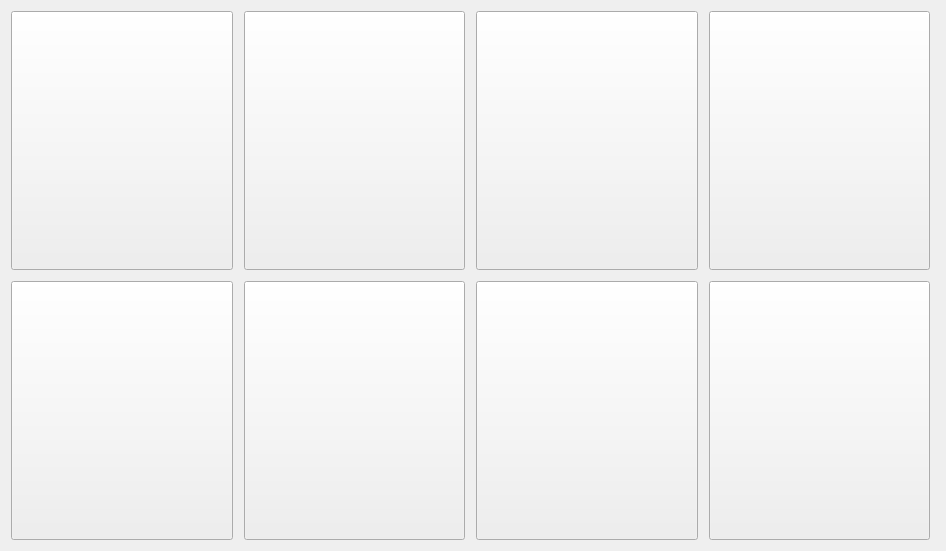
<?xml version="1.0" encoding="UTF-8"?>
<ui version="4.0">
 <class>buttonPilot</class>
 <widget class="QWidget" name="buttonPilot">
  <property name="geometry">
   <rect>
    <x>0</x>
    <y>0</y>
    <width>946</width>
    <height>551</height>
   </rect>
  </property>
  <property name="windowTitle">
   <string>Form</string>
  </property>
  <layout class="QGridLayout" name="gridLayout_2">
   <item row="0" column="1">
    <layout class="QGridLayout" name="gridLayout">
     <item row="2" column="0">
      <widget class="QPushButton" name="pushButton_5">
       <property name="sizePolicy">
        <sizepolicy hsizetype="Expanding" vsizetype="Expanding">
         <horstretch>0</horstretch>
         <verstretch>0</verstretch>
        </sizepolicy>
       </property>
       <property name="icon">
        <iconset resource="resource.qrc">
         <normaloff>:/icons/telescope.svg</normaloff>:/icons/telescope.svg</iconset>
       </property>
       <property name="iconSize">
        <size>
         <width>95</width>
         <height>95</height>
        </size>
       </property>
       <property name="flat">
        <bool>false</bool>
       </property>
      </widget>
     </item>
     <item row="0" column="3">
      <spacer name="horizontalSpacer_2">
       <property name="orientation">
        <enum>Qt::Horizontal</enum>
       </property>
       <property name="sizeType">
        <enum>QSizePolicy::Fixed</enum>
       </property>
       <property name="sizeHint" stdset="0">
        <size>
         <width>5</width>
         <height>5</height>
        </size>
       </property>
      </spacer>
     </item>
     <item row="0" column="6">
      <widget class="QPushButton" name="pushButton_4">
       <property name="sizePolicy">
        <sizepolicy hsizetype="Expanding" vsizetype="Expanding">
         <horstretch>0</horstretch>
         <verstretch>0</verstretch>
        </sizepolicy>
       </property>
       <property name="icon">
        <iconset resource="resource.qrc">
         <normaloff>:/icons/connect.svg</normaloff>:/icons/connect.svg</iconset>
       </property>
       <property name="iconSize">
        <size>
         <width>100</width>
         <height>100</height>
        </size>
       </property>
       <property name="flat">
        <bool>false</bool>
       </property>
      </widget>
     </item>
     <item row="1" column="2">
      <spacer name="verticalSpacer">
       <property name="orientation">
        <enum>Qt::Vertical</enum>
       </property>
       <property name="sizeType">
        <enum>QSizePolicy::Fixed</enum>
       </property>
       <property name="sizeHint" stdset="0">
        <size>
         <width>5</width>
         <height>5</height>
        </size>
       </property>
      </spacer>
     </item>
     <item row="0" column="2">
      <widget class="QPushButton" name="databaseButton">
       <property name="sizePolicy">
        <sizepolicy hsizetype="Expanding" vsizetype="Expanding">
         <horstretch>0</horstretch>
         <verstretch>0</verstretch>
        </sizepolicy>
       </property>
       <property name="icon">
        <iconset resource="resource.qrc">
         <normaloff>:/icons/database.svg</normaloff>:/icons/database.svg</iconset>
       </property>
       <property name="iconSize">
        <size>
         <width>95</width>
         <height>95</height>
        </size>
       </property>
       <property name="flat">
        <bool>false</bool>
       </property>
      </widget>
     </item>
     <item row="0" column="0">
      <widget class="QPushButton" name="pilotButton">
       <property name="sizePolicy">
        <sizepolicy hsizetype="Expanding" vsizetype="Expanding">
         <horstretch>0</horstretch>
         <verstretch>0</verstretch>
        </sizepolicy>
       </property>
       <property name="icon">
        <iconset resource="resource.qrc">
         <normaloff>:/icons/remote-control.svg</normaloff>:/icons/remote-control.svg</iconset>
       </property>
       <property name="iconSize">
        <size>
         <width>100</width>
         <height>100</height>
        </size>
       </property>
       <property name="flat">
        <bool>false</bool>
       </property>
      </widget>
     </item>
     <item row="2" column="2">
      <widget class="QPushButton" name="pushButton">
       <property name="sizePolicy">
        <sizepolicy hsizetype="Expanding" vsizetype="Expanding">
         <horstretch>0</horstretch>
         <verstretch>0</verstretch>
        </sizepolicy>
       </property>
       <property name="icon">
        <iconset resource="resource.qrc">
         <normaloff>:/icons/info.svg</normaloff>:/icons/info.svg</iconset>
       </property>
       <property name="iconSize">
        <size>
         <width>90</width>
         <height>90</height>
        </size>
       </property>
       <property name="flat">
        <bool>false</bool>
       </property>
      </widget>
     </item>
     <item row="0" column="1">
      <spacer name="horizontalSpacer">
       <property name="orientation">
        <enum>Qt::Horizontal</enum>
       </property>
       <property name="sizeType">
        <enum>QSizePolicy::Fixed</enum>
       </property>
       <property name="sizeHint" stdset="0">
        <size>
         <width>5</width>
         <height>5</height>
        </size>
       </property>
      </spacer>
     </item>
     <item row="2" column="6">
      <widget class="QPushButton" name="exitButton">
       <property name="sizePolicy">
        <sizepolicy hsizetype="Expanding" vsizetype="Expanding">
         <horstretch>0</horstretch>
         <verstretch>0</verstretch>
        </sizepolicy>
       </property>
       <property name="icon">
        <iconset resource="resource.qrc">
         <normaloff>:/icons/exit.svg</normaloff>:/icons/exit.svg</iconset>
       </property>
       <property name="iconSize">
        <size>
         <width>90</width>
         <height>90</height>
        </size>
       </property>
       <property name="flat">
        <bool>false</bool>
       </property>
      </widget>
     </item>
     <item row="0" column="4">
      <widget class="QPushButton" name="settingsButton">
       <property name="sizePolicy">
        <sizepolicy hsizetype="Expanding" vsizetype="Expanding">
         <horstretch>0</horstretch>
         <verstretch>0</verstretch>
        </sizepolicy>
       </property>
       <property name="icon">
        <iconset resource="resource.qrc">
         <normaloff>:/icons/settings.svg</normaloff>:/icons/settings.svg</iconset>
       </property>
       <property name="iconSize">
        <size>
         <width>100</width>
         <height>100</height>
        </size>
       </property>
       <property name="flat">
        <bool>false</bool>
       </property>
      </widget>
     </item>
     <item row="0" column="7">
      <spacer name="horizontalSpacer_3">
       <property name="orientation">
        <enum>Qt::Horizontal</enum>
       </property>
       <property name="sizeType">
        <enum>QSizePolicy::Fixed</enum>
       </property>
       <property name="sizeHint" stdset="0">
        <size>
         <width>5</width>
         <height>5</height>
        </size>
       </property>
      </spacer>
     </item>
     <item row="0" column="5">
      <spacer name="horizontalSpacer_4">
       <property name="orientation">
        <enum>Qt::Horizontal</enum>
       </property>
       <property name="sizeType">
        <enum>QSizePolicy::Fixed</enum>
       </property>
       <property name="sizeHint" stdset="0">
        <size>
         <width>5</width>
         <height>5</height>
        </size>
       </property>
      </spacer>
     </item>
     <item row="2" column="4">
      <widget class="QPushButton" name="pushButton_2">
       <property name="sizePolicy">
        <sizepolicy hsizetype="Expanding" vsizetype="Expanding">
         <horstretch>0</horstretch>
         <verstretch>0</verstretch>
        </sizepolicy>
       </property>
       <property name="icon">
        <iconset resource="resource.qrc">
         <normaloff>:/icons/return.svg</normaloff>:/icons/return.svg</iconset>
       </property>
       <property name="iconSize">
        <size>
         <width>90</width>
         <height>90</height>
        </size>
       </property>
       <property name="flat">
        <bool>false</bool>
       </property>
      </widget>
     </item>
    </layout>
   </item>
  </layout>
 </widget>
 <resources>
  <include location="resource.qrc"/>
 </resources>
 <connections/>
</ui>
